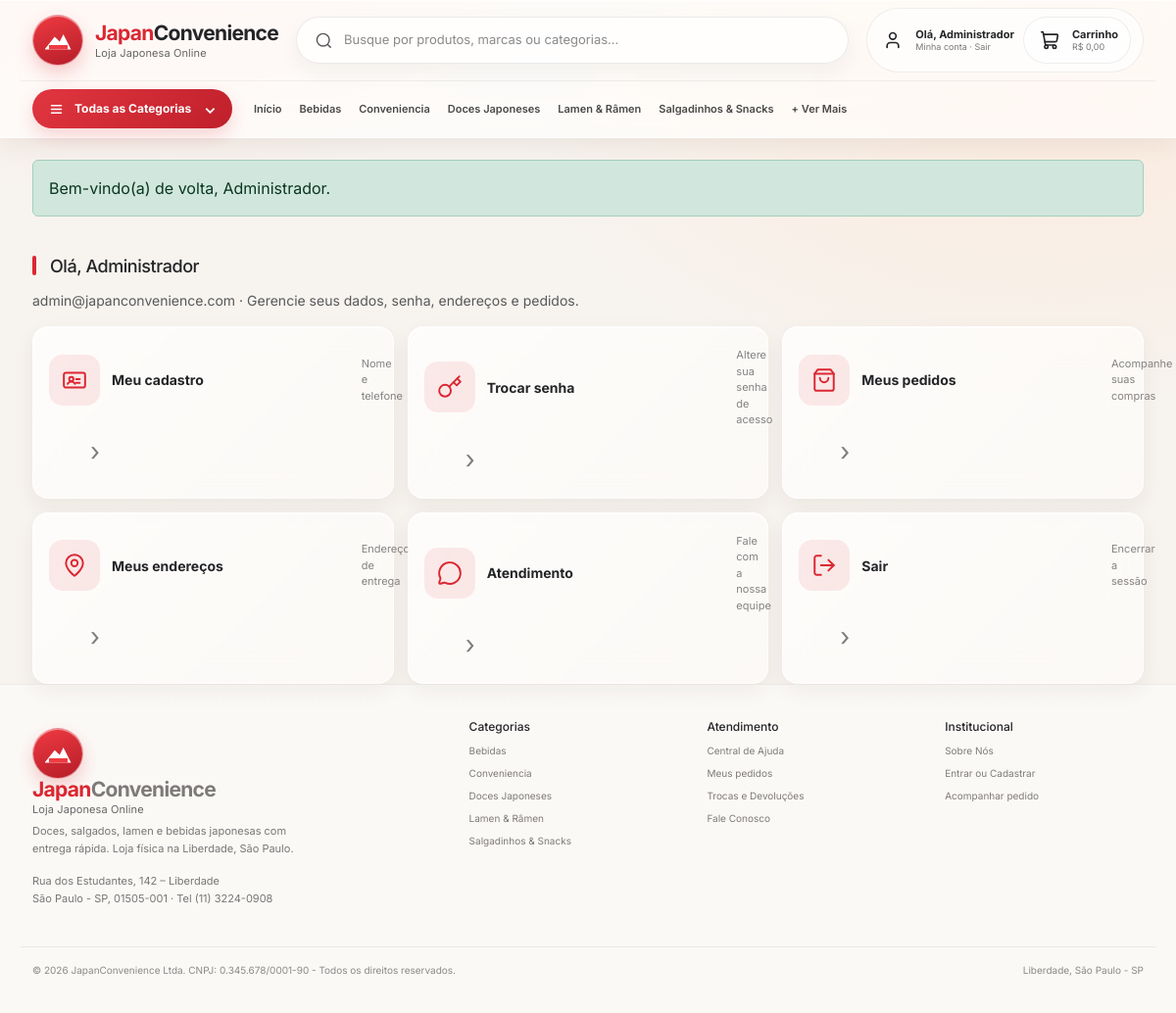
The page /conta.php (signed in) on the database its author committed.
### tables this page shows
CREATE TABLE IF NOT EXISTS categorias (
  id INT AUTO_INCREMENT PRIMARY KEY,
  nome VARCHAR(100) NOT NULL,
  descricao VARCHAR(255) DEFAULT NULL,
  icone VARCHAR(10) DEFAULT '🍱',
  criado_em TIMESTAMP DEFAULT CURRENT_TIMESTAMP
);

CREATE TABLE IF NOT EXISTS usuarios (
  id INT AUTO_INCREMENT PRIMARY KEY,
  nome VARCHAR(100) NOT NULL,
  email VARCHAR(150) NOT NULL UNIQUE,
  senha VARCHAR(255) DEFAULT NULL,
  google_id VARCHAR(100) DEFAULT NULL UNIQUE,
  tipo ENUM('cliente','admin') NOT NULL DEFAULT 'cliente',
  telefone VARCHAR(20) DEFAULT NULL,
  endereco VARCHAR(255) DEFAULT NULL,
  rua VARCHAR(60) DEFAULT NULL,
  numero VARCHAR(10) DEFAULT NULL,
  bairro VARCHAR(40) DEFAULT NULL,
  cidade VARCHAR(60) DEFAULT NULL,
  uf CHAR(2) DEFAULT NULL,
  cep VARCHAR(9) DEFAULT NULL,
  criado_em TIMESTAMP DEFAULT CURRENT_TIMESTAMP
);

### includes/functions.php (called while the page is built, shortened)
<?php
function isLogged() { return isset($_SESSION['usuario_id']); }
function precoBR($v) { return 'R$ ' . number_format((float)$v, 2, ',', '.'); }
function e($s) { return htmlspecialchars((string)$s, ENT_QUOTES, 'UTF-8'); }
function cartTotal($pdo = null) {
    if (empty($_SESSION['carrinho']) || !$pdo) return 0;
}
function flash($key = 'msg') {
    if (isset($_SESSION[$key])) { $m = $_SESSION[$key]; unset($_SESSION[$key]); return $m; }
    return null;
}

### conta.php (the view, shortened to what this page needs)
<?php
require_once 'includes/functions.php';
$stmt = $pdo->prepare("SELECT nome, email FROM usuarios WHERE id = ?");
$stmt->execute([$_SESSION['usuario_id']]);
$eu = $stmt->fetch();
include 'includes/header.php';
?>
<section class="container" style="margin-top:18px">
  <div class="section-heading">
    <div><span class="section-mark"></span><h2>Olá, <?= e(explode(' ', $eu['nome'] ?? 'visitante')[0]) ?></h2></div>
  </div>
  <p class="small text-muted mb-3"><?= e($eu['email'] ?? '') ?> · Gerencie seus dados, senha, endereços e pedidos.</p>
  <div class="conta-grid">
    <a class="conta-card glass" href="conta-dados.php">
      <span class="conta-ico">
      </span>
      <b>Meu cadastro</b><small>Nome e telefone</small>
      <span class="category-arrow">›</span>
    </a>
    <a class="conta-card glass" href="conta-senha.php">
      <span class="conta-ico">
        <svg width="26" height="26" viewBox="0 0 24 24" fill="none" stroke="currentColor" stroke-width="1.8" stroke-linecap="round" stroke-linejoin="round" aria-hidden="true"><circle cx="7.5" cy="15.5" r="5.5"/><path d="m21 2-9.6 9.6"/><path d="m15.5 7.5 3 3L22 7l-3-3"/></svg>
      </span>
      <b>Trocar senha</b><small>Altere sua senha de acesso</small>
      <span class="category-arrow">›</span>
    </a>
    <a class="conta-card glass" href="meus-pedidos.php">
      <span class="conta-ico">
        <svg width="26" height="26" viewBox="0 0 24 24" fill="none" stroke="currentColor" stroke-width="1.8" stroke-linecap="round" stroke-linejoin="round" aria-hidden="true"><path d="M6 2 3 6v14a2 2 0 0 0 2 2h14a2 2 0 0 0 2-2V6l-3-4Z"/><path d="M3 6h18"/><path d="M16 10a4 4 0 0 1-8 0"/></svg>
      </span>
      <b>Meus pedidos</b><small>Acompanhe suas compras</small>
      <span class="category-arrow">›</span>
    </a>
    <a class="conta-card glass" href="conta-endereco.php">
      <span class="conta-ico">
        <svg width="26" height="26" viewBox="0 0 24 24" fill="none" stroke="currentColor" stroke-width="1.8" stroke-linecap="round" stroke-linejoin="round" aria-hidden="true"><path d="M20 10c0 6-8 12-8 12s-8-6-8-12a8 8 0 0 1 16 0Z"/><circle cx="12" cy="10" r="3"/></svg>
      </span>
      <b>Meus endereços</b><small>Endereço de entrega</small>
      <span class="category-arrow">›</span>
    </a>
    <a class="conta-card glass" href="index.php#sobre">
      <span class="conta-ico">
        <svg width="26" height="26" viewBox="0 0 24 24" fill="none" stroke="currentColor" stroke-width="1.8" stroke-linecap="round" stroke-linejoin="round" aria-hidden="true"><path d="M2.992 16.342a2 2 0 0 1 .094 1.167l-1.065 3.29a1 1 0 0 0 1.236 1.168l3.413-.998a2 2 0 0 1 1.099.092 10 10 0 1 0-4.777-4.719"/></svg>
      </span>
      <b>Atendimento</b><small>Fale com a nossa equipe</small>
      <span class="category-arrow">›</span>
    </a>
    <a class="conta-card glass" href="logout.php">
      <span class="conta-ico">
        <svg width="26" height="26" viewBox="0 0 24 24" fill="none" stroke="currentColor" stroke-width="1.8" stroke-linecap="round" stroke-linejoin="round" aria-hidden="true"><path d="M9 21H5a2 2 0 0 1-2-2V5a2 2 0 0 1 2-2h4"/><polyline points="16 17 21 12 16 7"/><line x1="21" x2="9" y1="12" y2="12"/></svg>
      </span>
      <b>Sair</b><small>Encerrar a sessão</small>
      <span class="category-arrow">›</span>
    </a>
  </div>
</section>
<?php include 'includes/footer.php'; ?>

### includes/header.php (shortened to what this page needs)
<?php require_once __DIR__ . '/functions.php';
$navCats = [];
if (isset($pdo)) { try { $navCats = $pdo->query("SELECT id, nome FROM categorias ORDER BY nome")->fetchAll(); } catch (Exception $e) {} }
$__cartCount = function_exists('cartCount') ? cartCount() : 0;
$__cartTotal = (function_exists('cartTotal') && isset($pdo)) ? cartTotal($pdo) : 0;
$__isHome = basename($_SERVER['PHP_SELF'] ?? '') === 'index.php' && empty($_GET['categoria']);
?>
<!DOCTYPE html>
<html lang="pt-BR">
<head>
<link href="https://cdn.jsdelivr.net/npm/bootstrap@5.3.3/dist/css/bootstrap.min.css" rel="stylesheet">
<link rel="stylesheet" href="/JapanConvenience/assets/css/style.css?v=22">
</head>
<body>
<header class="site-header glass">
  <div class="header-top container">
    <a class="brand" href="/JapanConvenience/index.php">
      <span class="brand-mark" aria-hidden="true"><span class="brand-mountain"></span></span>
      <span class="brand-text">
        <strong><span>Japan</span>Convenience</strong>
        <small>Loja Japonesa Online</small>
      </span>
    </a>
    <div class="search-wrap">
      <svg viewBox="0 0 24 24" fill="none" stroke="currentColor" stroke-width="1.8" aria-hidden="true"><path d="m21 21-4.4-4.4m2.4-5.6A8 8 0 1 1 3 11a8 8 0 0 1 16 0Z"/></svg>
      <input id="busca" type="search" placeholder="Busque por produtos, marcas ou categorias..." autocomplete="off">
    </div>
    <div class="header-actions">
      <?php if (isLogged()): ?>
        <span class="account action-pill">
          <span class="icon-circle">
            <svg width="20" height="20" viewBox="0 0 24 24" fill="none" stroke="currentColor" stroke-width="2" stroke-linecap="round" stroke-linejoin="round" aria-hidden="true"><path d="M19 21v-2a4 4 0 0 0-4-4H9a4 4 0 0 0-4 4v2"/><circle cx="12" cy="7" r="4"/></svg>
          </span>
          <span class="action-copy"><b>Olá, <?= e(explode(' ', $_SESSION['usuario_nome'])[0]) ?></b><small><a href="/JapanConvenience/conta.php">Minha conta</a> · <a href="/JapanConvenience/logout.php">Sair</a></small></span>
      <?php endif; ?>
      <div class="cart-wrap">
        <a class="cart action-pill text-decoration-none" href="/JapanConvenience/carrinho.php" style="color:inherit" aria-label="Abrir carrinho">
          <span class="icon-circle">
          </span>
          <span class="action-copy"><b>Carrinho</b><small><?= precoBR($__cartTotal) ?><?= $__cartCount > 0 ? ' · ' . $__cartCount . ($__cartCount === 1 ? ' item' : ' itens') : '' ?></small></span>
        </a>
      </div>
    </div>
  </div>
  <div class="header-nav container">
    <button class="all-categories" id="categoryButton" type="button">
      <svg width="15" height="15" viewBox="0 0 24 24" fill="none" stroke="currentColor" stroke-width="2.4" stroke-linecap="round" aria-hidden="true"><path d="M4 6h16M4 12h16M4 18h16"/></svg>
      Todas as Categorias
      <small>⌄</small>
    </button>
    <nav>
      <a class="<?= $__isHome ? 'active' : '' ?>" href="/JapanConvenience/index.php">Início</a>
      <?php foreach ($navCats as $c): ?>
        <a href="/JapanConvenience/categoria.php?id=<?= $c['id'] ?>"><?= e($c['nome']) ?></a>
      <?php endforeach; ?>
      <a href="/JapanConvenience/categorias.php">+ Ver Mais</a>
    </nav>
  </div>
</header>
<div class="container mt-3">
<?php if ($ok = flash('sucesso')): ?><div class="alert alert-success"><?= e($ok) ?></div><?php endif; ?>
</div>
<main>

### includes/footer.php (shortened to what this page needs)
</main>
<footer class="footer site-footer">
  <div class="container footer-grid">
    <div>
      <a class="brand footer-brand" href="/JapanConvenience/index.php">
        <span class="brand-mark" aria-hidden="true"><span class="brand-mountain"></span></span>
        <span class="brand-text"><strong><span>Japan</span>Convenience</strong><small>Loja Japonesa Online</small></span>
      </a>
      <p>Doces, salgados, lamen e bebidas japonesas com entrega rápida. Loja física na Liberdade, São Paulo.</p>
      <p class="mt-2">Rua dos Estudantes, 142 – Liberdade<br>São Paulo - SP, 01505-001 · Tel (11) 3224-0908</p>
    </div>
    <div>
      <h4>Categorias</h4>
      <?php if (!empty($navCats)): ?>
        <?php foreach ($navCats as $c): ?>
          <a href="/JapanConvenience/categoria.php?id=<?= $c['id'] ?>"><?= e($c['nome']) ?></a>
        <?php endforeach; ?>
      <?php endif; ?>
    </div>
    <div>
      <h4>Atendimento</h4>
      <a href="/JapanConvenience/index.php#sobre">Central de Ajuda</a>
      <a href="/JapanConvenience/meus-pedidos.php">Meus pedidos</a>
      <a href="/JapanConvenience/carrinho.php">Trocas e Devoluções</a>
      <a href="/JapanConvenience/index.php#sobre">Fale Conosco</a>
    </div>
    <div>
      <h4>Institucional</h4>
      <a href="/JapanConvenience/index.php#sobre">Sobre Nós</a>
      <a href="/JapanConvenience/login.php">Entrar ou Cadastrar</a>
      <a href="/JapanConvenience/meus-pedidos.php">Acompanhar pedido</a>
    </div>
  </div>
  <div class="container d-flex justify-content-between flex-wrap gap-2 mt-4 pt-3" style="border-top:1px solid rgba(50,40,35,.08);font-size:10px;color:#8b8989">
    <span>© 2026 JapanConvenience Ltda. CNPJ: 0.345.678/0001-90 - Todos os direitos reservados.</span>
    <span>Liberdade, São Paulo - SP</span>
  </div>
</footer>
</body>
</html>

### rows shown on the page
categorias: nome "Bebidas"
categorias: nome "Conveniencia"
categorias: nome "Doces Japoneses"
categorias: nome "Lamen & Râmen"
categorias: nome "Salgadinhos & Snacks"
usuarios: nome "Administrador", email "admin@japanconvenience.com"

### other values the page prints
explode(' ', $_SESSION['usuario_nome'])[0] "Administrador"
precoBR($__cartTotal) "R$ 0,00"
$ok "Bem-vindo(a) de volta, Administrador."
